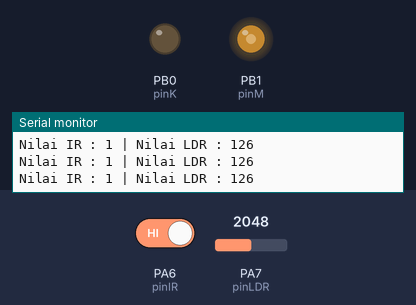
Bench run of a sketch on a simulated STM32 Blue Pill. On the bench: output pins drawn as LEDs (lit = HIGH), the last lines printed to the serial monitor. Dashed ring = blinking. The test bench sets the inputs (shaded band); at power-on: PA6 (pinIR) HIGH, PA7 (pinLDR) = 2048.

Above: at 1.2 s.
1.3 s: PA6 (pinIR) driven LOW
At 1.5 s:
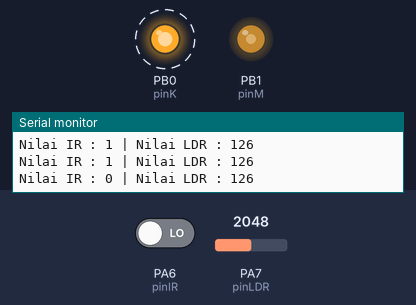
4.3 s: PA7 (pinLDR) set to 2866
At 5.5 s:
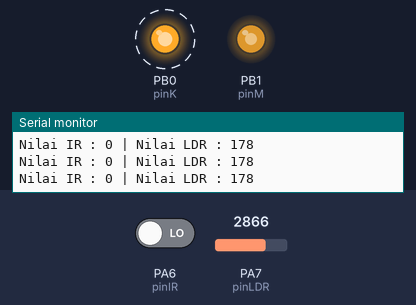
7.3 s: PA7 (pinLDR) set to 3603
At 7.91 s:
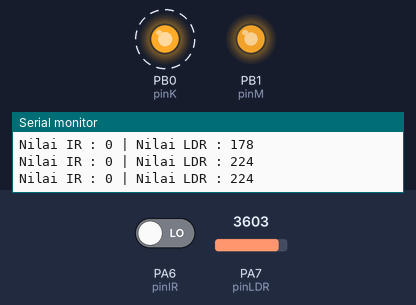
10.3 s: PA7 (pinLDR) set to 491
At 11.11 s:
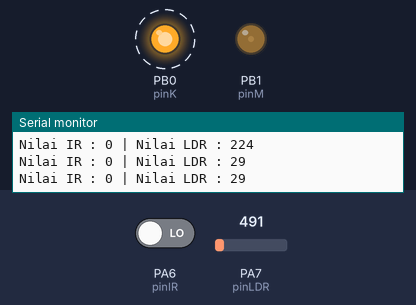
13.3 s: PA7 (pinLDR) set to 0
At 14.31 s:
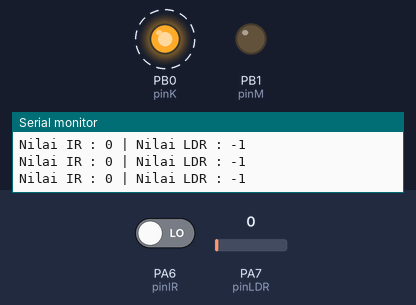
16.3 s: PA7 (pinLDR) set to 2047
At 17.51 s:
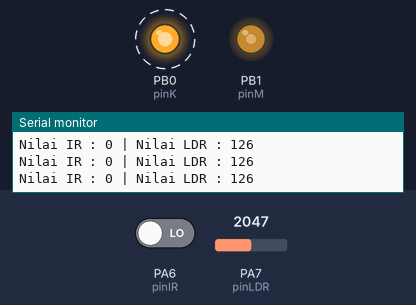
Timing chart, 0 to 20.3 s (numbered marks = the images above; inputs shaded):
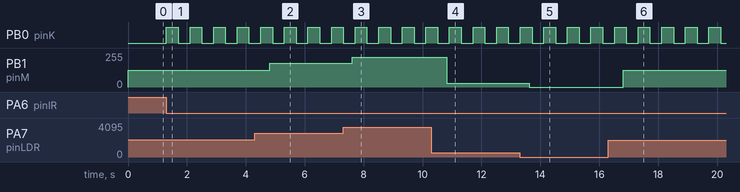

The sketch:

1._Sensor_Infrared.ino
```cpp
//INISIALISASI

//LED
const int pinM=PB1;
const int pinK=PB0;

//LDR
const int pinLDR=PA7;

//Infrared
const int pinIR=PA6;
int flagled=0;

void setup() {
  Serial.begin(9600);
  // LED
  pinMode(pinM, OUTPUT);
  pinMode(pinK, OUTPUT);
  digitalWrite(pinM, 0);
  digitalWrite(pinK, 0);

  //IR
  pinMode(pinIR, INPUT);

  //LDR
  pinMode(pinLDR, INPUT);

}

void loop() {
  // Baca Sensor
  int bacaIR=digitalRead(pinIR);
  int bacaLDR=analogRead(pinLDR);
  bacaLDR=map(bacaLDR, 20, 4095, 0, 255);

  //Print Serial
  Serial.print("Nilai IR : " + String(bacaIR));
  Serial.println(" | Nilai LDR : " + String(bacaLDR));

//  Logika

//  LDR
    if ( bacaIR == 0 ) {
      if(flagled==0){
        flagled=1;
        digitalWrite(pinK, HIGH);
      } else {
        flagled=0;
        digitalWrite(pinK, LOW);
      }
      delay(300);
    }

    // LDR
    analogWrite(pinM, bacaLDR);
    delay(100);
}
```

Measured:
- after the input at 1.3 s, PB0 (pinK): alternates HIGH for 0.40 s and LOW for 0.40 s, starting at once
- after the input at 4.3 s, PB1 (pinM): 126/255 → 178/255 after 0.51 s
- after the input at 7.3 s, PB1 (pinM): 178/255 → 224/255 after 0.31 s
- after the input at 10.3 s, PB1 (pinM): 224/255 → 29/255 after 0.51 s
- after the input at 13.3 s, PB1 (pinM): 29/255 → 0/255 after 0.31 s
- after the input at 16.3 s, PB1 (pinM): 0/255 → 126/255 after 0.52 s
